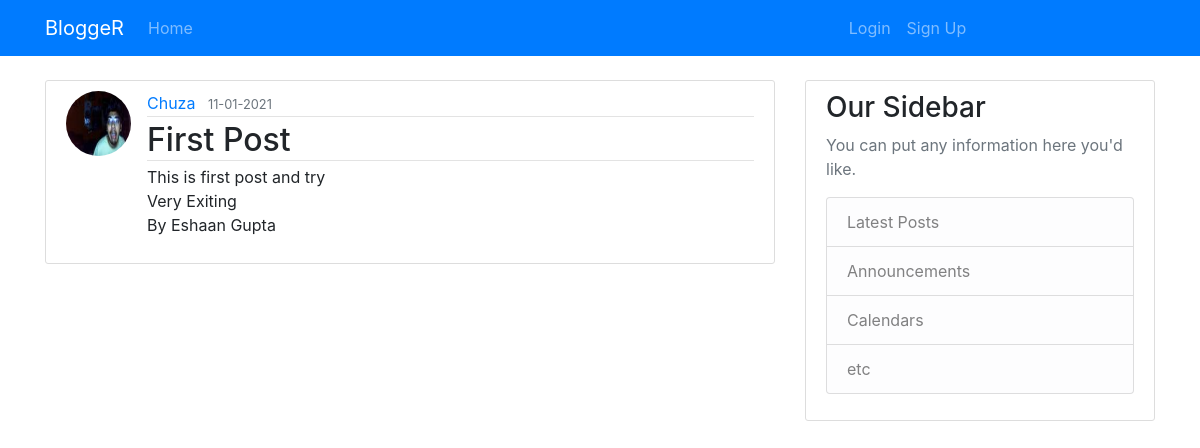
/post/1, run on the app's committed database.
### main/models.py (models this page shows, shortened)
class User(db.Model,UserMixin):
    id = db.Column(db.Integer, primary_key=True)
    username = db.Column(db.String(20), unique=True, nullable=False)
    email = db.Column(db.String(120), unique=True, nullable=False)
    image_file = db.Column(db.String(20), unique=False,
                           nullable=False, default="default.jpg")
    password = db.Column(db.String(60), nullable=False)
    posts = db.relationship('Post',
                            backref=db.backref('author', lazy=True))

class Post(db.Model):
    id = db.Column(db.Integer, primary_key=True)
    title = db.Column(db.String, nullable=False)
    date_posted = db.Column(db.DateTime, nullable=False,
                            default=datetime.utcnow)
    content = db.Column(db.Text, nullable=False)
    user_id = db.Column(db.Integer, db.ForeignKey('user.id'), nullable=False)

### main/routes.py (the view)
@app.route('/post/<int:post_id>')
def post(post_id):
    post=Post.query.get_or_404(post_id)
    return render_template('post.html',title=post.title,post=post)

### main/templates/post.html (shortened to what this page needs)
{%extends "layout.html" %}
{%block content%}
<article class="media content-section">
	<img src="{{url_for('static',filename='picture/'+post.author.image_file)}}" class='rounded-circle article-img'>
	<div class="media-body">
		<div class="article-metadata">
			<a class="mr-2" href="#">{{ post.author.username }}</a>
            <small class="text-muted">{{ post.date_posted.strftime('%d-%m-%Y') }}</small>
		</div>
		<h2 class="article-metadata">{{ post.title }}</h2>
		<p class="article-content">{{ post.content }}</p>
	</div>
</article>
{%endblock content%}

### main/static/main.css (style rules this page uses)
body { background: #fafafa; color: #333333; margin-top: 5rem; }
h1, h2, h3, h4, h5, h6 { color: #444444; }
.content-section { background: #ffffff; padding: 10px 20px; border: 1px solid #dddddd; border-radius: 3px; margin-bottom: 20px; }
.article-content { white-space: pre-line; }
.article-img { height: 65px; width: 65px; margin-right: 16px; }
.article-metadata { padding-bottom: 1px; margin-bottom: 4px; border-bottom: 1px solid #e3e3e3 }

### data on the page
User: image_file (picture), author.username "Chuza"
Post: date_posted "11-01-2021", title "First Post", content "This is first post and try Very Exiting By Eshaan Gupta"
